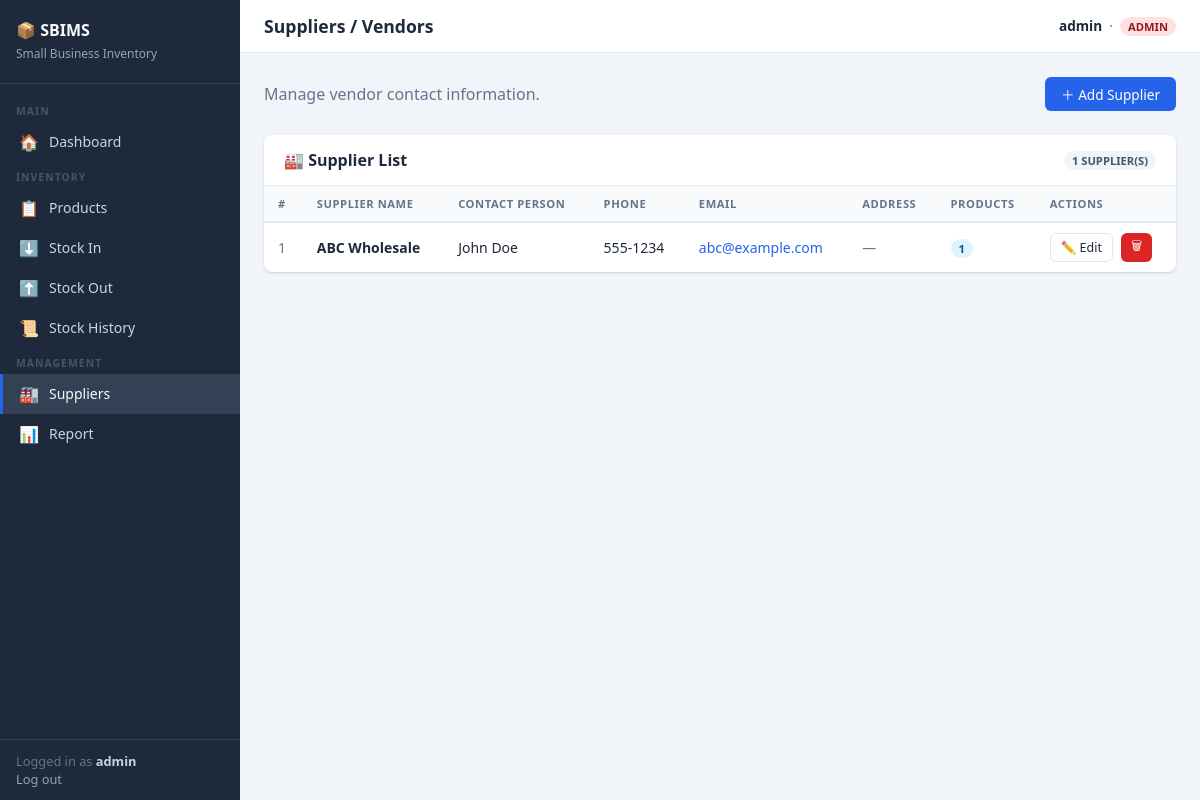
Screenshot of /suppliers (signed in) with the database file from the repository.
### models.py (models this page shows, shortened)
class User(UserMixin, db.Model):
    __tablename__ = "users"
    id       = db.Column(db.Integer, primary_key=True)
    username = db.Column(db.String(80), unique=True, nullable=False)
    email    = db.Column(db.String(120), unique=True, nullable=False)
    role     = db.Column(db.String(20), nullable=False, default="staff")  # admin | staff | manager
    password_hash = db.Column(db.String(256), nullable=False)
    def is_admin(self):
        return self.role == "admin"

class Supplier(db.Model):
    __tablename__ = "suppliers"
    id           = db.Column(db.Integer, primary_key=True)
    name         = db.Column(db.String(120), nullable=False)
    contact_name = db.Column(db.String(120))
    phone        = db.Column(db.String(30))
    email        = db.Column(db.String(120))
    address      = db.Column(db.Text)
    created_at   = db.Column(db.DateTime, default=datetime.utcnow)
    products = db.relationship("Product", back_populates="supplier", lazy="dynamic")

### app.py (the view)
    @app.route("/suppliers")
    @login_required
    def suppliers():
        all_suppliers = Supplier.query.order_by(Supplier.name).all()
        form = SupplierForm()   # always passed so csrf_token is available in template
        return render_template("suppliers.html", suppliers=all_suppliers, form=form)

### templates/suppliers.html (shortened to what this page needs)
{% extends "base.html" %}
{% block page_title %}Suppliers / Vendors{% endblock %}
{% block content %}
<div class="flex items-center justify-between mb-4">
  <span class="text-muted">Manage vendor contact information.</span>
  {% if current_user.is_admin() %}
    <a href="{{ url_for('add_supplier') }}" class="btn btn-primary">＋ Add Supplier</a>
  {% endif %}
</div>
<div class="card">
  <div class="card-header">
    <h2>🏭 Supplier List</h2>
    <span class="badge badge-gray">{{ suppliers | length }} supplier(s)</span>
  </div>
  {% if suppliers %}
  <div class="table-wrapper">
    <table>
      <thead>
        <tr>
          <th>#</th>
          <th>Supplier Name</th>
          <th>Contact Person</th>
          <th>Phone</th>
          <th>Email</th>
          <th>Address</th>
          <th>Products</th>
          {% if current_user.is_admin() %}
          <th>Actions</th>
          {% endif %}
        </tr>
      </thead>
      <tbody>
        {% for s in suppliers %}
        <tr>
          <td class="text-muted">{{ s.id }}</td>
          <td><strong>{{ s.name }}</strong></td>
          <td>{{ s.contact_name or '—' }}</td>
          <td>{{ s.phone or '—' }}</td>
          <td>
            {% if s.email %}
              <a href="mailto:{{ s.email }}">{{ s.email }}</a>
            {% else %}—{% endif %}
          </td>
          <td class="text-muted" style="max-width:160px;overflow:hidden;text-overflow:ellipsis;white-space:nowrap">
            {{ s.address or '—' }}
          </td>
          <td>
            <span class="badge badge-info">{{ s.products.count() }}</span>
          </td>
          {% if current_user.is_admin() %}
          <td>
            <div class="flex gap-2">
              <a href="{{ url_for('edit_supplier', supplier_id=s.id) }}"
                 class="btn btn-outline btn-sm">✏️ Edit</a>
              <form method="POST" action="{{ url_for('delete_supplier', supplier_id=s.id) }}"
                    onsubmit="return confirm('Delete {{ s.name }}?')">
                <button type="submit" class="btn btn-danger btn-sm">🗑</button>
              </form>
            </div>
          </td>
          {% endif %}
        </tr>
        {% endfor %}
      </tbody>
    </table>
  </div>
  {% endif %}
</div>
{% endblock %}

### templates/base.html (shortened to what this page needs)
<!DOCTYPE html>
<html lang="en">
<head>
  <link rel="stylesheet" href="{{ url_for('static', filename='style.css') }}">
</head>
<body>
<nav class="sidebar">
  <div class="sidebar-brand">
    <h1>📦 SBIMS</h1>
    <small>Small Business Inventory</small>
  </div>
  <div class="sidebar-nav">
    <div class="nav-section">Main</div>
    <a href="{{ url_for('dashboard') }}"
       class="nav-link {% if request.endpoint == 'dashboard' %}active{% endif %}">
      <span class="icon">🏠</span> Dashboard
    </a>
    <div class="nav-section">Inventory</div>
    <a href="{{ url_for('products') }}"
       class="nav-link {% if 'product' in request.endpoint %}active{% endif %}">
      <span class="icon">📋</span> Products
    </a>
    <a href="{{ url_for('stock_in') }}"
       class="nav-link {% if request.endpoint == 'stock_in' %}active{% endif %}">
      <span class="icon">⬇️</span> Stock In
    </a>
    <a href="{{ url_for('stock_out') }}"
       class="nav-link {% if request.endpoint == 'stock_out' %}active{% endif %}">
      <span class="icon">⬆️</span> Stock Out
    </a>
    <a href="{{ url_for('stock_history') }}"
       class="nav-link {% if request.endpoint == 'stock_history' %}active{% endif %}">
      <span class="icon">📜</span> Stock History
    </a>
    <div class="nav-section">Management</div>
    <a href="{{ url_for('suppliers') }}"
       class="nav-link {% if 'supplier' in request.endpoint %}active{% endif %}">
      <span class="icon">🏭</span> Suppliers
    </a>
    <a href="{{ url_for('report') }}"
       class="nav-link {% if request.endpoint == 'report' %}active{% endif %}">
      <span class="icon">📊</span> Report
    </a>
  </div>
  <div class="sidebar-footer">
    {% if current_user.is_authenticated %}
      Logged in as <strong style="color:#cbd5e1">{{ current_user.username }}</strong>
      <br>
      <a href="{{ url_for('logout') }}">Log out</a>
    {% endif %}
  </div>
</nav>
<div class="main">
  <div class="topbar">
    <span class="topbar-title">{% block page_title %}{% endblock %}</span>
    <span class="topbar-user">
      {% if current_user.is_authenticated %}
        <strong>{{ current_user.username }}</strong>
        &nbsp;·&nbsp;
        <span class="badge badge-{% if current_user.role == 'admin' %}danger{% else %}info{% endif %}">
          {{ current_user.role }}
        </span>
      {% endif %}
    </span>
  </div>
  <div class="content">
    {% block content %}{% endblock %}
  </div>
</div>
</body>
</html>

### static/style.css (style rules this page uses)
:root { --primary: #2563eb; --primary-dk: #1d4ed8; --success: #16a34a; --danger: #dc2626; --warning: #d97706; --info: #0891b2; --bg: #f1f5f9; --card-bg: #ffffff; --text: #1e293b; --muted: #64748b; --border: #e2e8f0; --sidebar-w: 240px; --radius: 8px; --shadow: 0 1px 3px rgba(0,0,0,.10), 0 1px 2px rgba(0,0,0,.06); }
*, *::before, *::after { box-sizing: border-box; margin: 0; padding: 0; }
body { font-family: 'Segoe UI', system-ui, sans-serif; background: var(--bg); color: var(--text); display: flex; min-height: 100vh; }
a { color: var(--primary); text-decoration: none; }
.sidebar { width: var(--sidebar-w); background: #1e293b; color: #cbd5e1; display: flex; flex-direction: column; position: fixed; top: 0; left: 0; bottom: 0; z-index: 100; overflow-y: auto; }
.sidebar-brand { padding: 20px 16px; border-bottom: 1px solid #334155; }
.sidebar-brand h1 { font-size: 1rem; font-weight: 700; color: #f8fafc; line-height: 1.3; }
.sidebar-brand small { font-size: .75rem; color: #94a3b8; }
.sidebar-nav { flex: 1; padding: 12px 0; }
.nav-section { padding: 8px 16px 4px; font-size: .65rem; text-transform: uppercase; letter-spacing: .1em; color: #475569; font-weight: 600; }
.nav-link { display: flex; align-items: center; gap: 10px; padding: 9px 16px; color: #cbd5e1; font-size: .875rem; transition: background .15s; border-left: 3px solid transparent; }
.nav-link:hover, .nav-link.active { background: #334155; color: #f8fafc; text-decoration: none; border-left-color: var(--primary); }
.nav-link .icon { font-size: 1rem; width: 20px; text-align: center; }
.sidebar-footer { padding: 12px 16px; border-top: 1px solid #334155; font-size: .8rem; color: #64748b; }
.sidebar-footer a { color: #94a3b8; }
.main { margin-left: var(--sidebar-w); flex: 1; display: flex; flex-direction: column; min-height: 100vh; }
.topbar { background: var(--card-bg); border-bottom: 1px solid var(--border); padding: 14px 24px; display: flex; align-items: center; justify-content: space-between; }
.topbar-title { font-size: 1.1rem; font-weight: 600; }
.topbar-user { font-size: .85rem; color: var(--muted); }
.topbar-user strong { color: var(--text); }
.content { padding: 24px; flex: 1; }
.card { background: var(--card-bg); border-radius: var(--radius); box-shadow: var(--shadow); overflow: hidden; }
.card-header { padding: 14px 20px; border-bottom: 1px solid var(--border); display: flex; align-items: center; justify-content: space-between; gap: 12px; }
.card-header h2 { font-size: 1rem; font-weight: 600; }
.table-wrapper { overflow-x: auto; }
table { width: 100%; border-collapse: collapse; font-size: .875rem; }
thead th { background: #f8fafc; border-bottom: 2px solid var(--border); padding: 10px 14px; text-align: left; font-weight: 600; color: var(--muted); text-transform: uppercase; font-size: .7rem; letter-spacing: .05em; white-space: nowrap; }
tbody td { padding: 10px 14px; border-bottom: 1px solid var(--border); vertical-align: middle; }
tbody tr:last-child td { border-bottom: none; }
.badge { display: inline-block; padding: 2px 8px; border-radius: 9999px; font-size: .7rem; font-weight: 600; text-transform: uppercase; }
.badge-danger { background: #fee2e2; color: #991b1b; }
.badge-info { background: #e0f2fe; color: #075985; }
.badge-gray { background: #f1f5f9; color: #475569; }
.btn { display: inline-flex; align-items: center; gap: 6px; padding: 7px 16px; border-radius: 6px; border: none; cursor: pointer; font-size: .85rem; font-weight: 500; transition: opacity .15s, transform .1s; text-decoration: none; }
.btn-primary { background: var(--primary); color: #fff; }
.btn-danger { background: var(--danger); color: #fff; }
.btn-outline { background: transparent; border: 1px solid var(--border); color: var(--text); }
.btn-sm { padding: 4px 10px; font-size: .78rem; }
.mb-4 { margin-bottom: 24px; }
.text-muted { color: var(--muted); }
.flex { display: flex; }
.gap-2 { gap: 8px; }
.items-center { align-items: center; }
.justify-between { justify-content: space-between; }

### rows the page displays
User: username "admin", role "ADMIN"
Supplier: id "1", name "ABC Wholesale", contact_name "John Doe", phone "555-1234", email "abc@example.com", address "—", products.count "1"

### other values shown
{{ suppliers | length }} "1"
